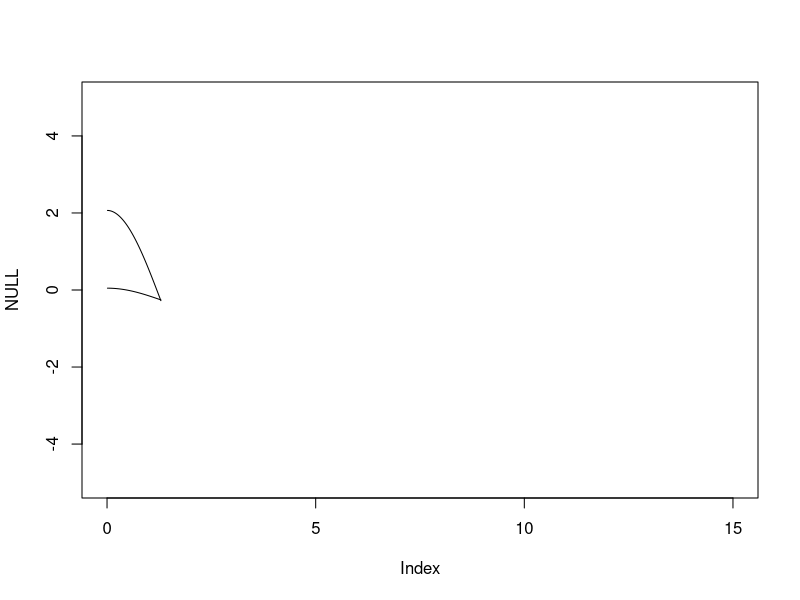
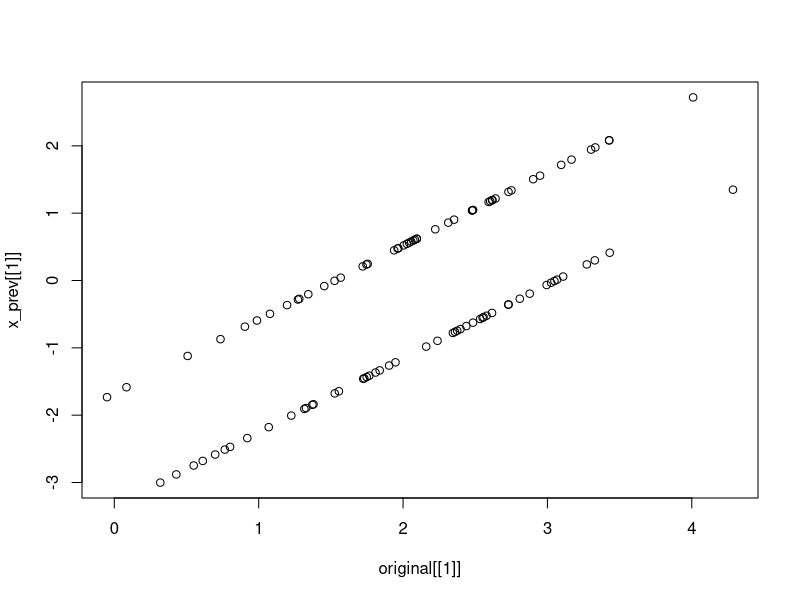

Write R code to recreate these figures, in order.
getparam= function(d, activeNode=1) {
  d1=list()
  c=1
  for (i in 1:length(d)) {
    if(i==activeNode) {d2= d[[i]]}
    if(i!=activeNode) {
      d1[[c]]= d[[i]]
      c=c+1
      }
  }
  
  #d1,d2
  l= length(d1)
  alpha=c()
  beta=c()
  for (i in 1:l) {
    b=sd(d1[[i]],  na.rm=TRUE)/ sd(d2,  na.rm=T)
    a = mean(d1[[i]], na.rm = TRUE) - b*mean(d2, na.rm = TRUE)  
    alpha=c(alpha,a)
    beta=c(beta,b)
  }
  param=list(alpha, beta)
  
  return(param)
}

# kld_base = function(x,y,...){
#   integrand = function(x,y,t){
#     f.x =  approx(density(x)$x,density(x)$y,t)$y
#     f.y =  approx(density(y)$x,density(y)$y,t)$y
#     tmpRatio = f.x *(log2(f.x) - log2(f.y))
#     tmpRatio = ifelse(is.infinite(tmpRatio),0,ifelse(is.na(tmpRatio),0,tmpRatio))
#     return(tmpRatio)
#   }
#   return(stats::integrate(integrand,-Inf,Inf,x = x,y = y,stop.on.error=FALSE)$value)
# }

### 

## Two nodes
### Generate means and SDs of test scores
nodes= 3
## Generate test scores
s1= rnorm(500, 1, 1)
s2= rnorm(100, 2, 2)
s3= rnorm(500, 3, 3)
mu= c(mean(s1), mean(s2), mean(s3))  # mean varies between  0 & 1
sd= c(sd(s1), sd(s2), sd(s3))  # sd varies between  1 & 3
# d= kld_base(s1,s2)

# linlink_12 = getparam(s1,s2) # y=1 x=2 Constants A & B when we are using s2 to predict s1
# linlink_21 = getparam(s2,s1)
#Check: works as predicted 
#s1pred = linlink_12[1] + linlink_12[2]*s2 
#mean(linlink_12[1] + linlink_12[2]*s2) = mean(s1)
# mean(linlink_21[1] + linlink_21[2]*s1) = mean(s2)
# Mean s1 = 0.95, mean s2= 1.92



x<- list(s1,s2, s3) # node positions are mean test scores and sd
original= list(rnorm(100,2,1), rnorm(100), rnorm(100, -3,1))
x=original

v<-cbind(rep(0,100),rep(0,100),rep(0,100)) # this will change when there is force, based on difference in means
e<-matrix(rep(1,9),3,3) # connections between nodes, all nodes are connected here
# k_a<-matrix(c(1,linlink_12[1],linlink_21[1],1), 2,2)
# k_b<-matrix(c(1,linlink_12[2],linlink_21[2],1),2,2)


t<-0
dt<-.01
info<-list()
nodes=3
diff=1
while (t<12) {
  t<-t+dt
  tmp<-list()
  #nodels = length(x[[1]])
  for (i in 1:nodes) {
    edges<-e[i,-i]
  #using equating coefficients as constants doesnt make sense
    # kka<-k_a[i,-i]
    # kkb<-k_b[i,-i]
    kka= getparam(x,i)[[1]]
    kkb= getparam(x,i)[[2]]
    newx = kka + outer(x[[i]], kkb, FUN = "*") #new estimated means from all directions
    del= newx - x[[i]]  #Matrix of length N * nodes, where nodes is connected nodes
    f= del%*%diag(edges)  #Column multiplication
    f= rowMeans(f) # Can weight this by SD or N
    # mean(newx)
    # mean(x[,i])
    # mean(f)
  # direct difference between mean of x does not account for SD of distributions
    #del<-abs(x[[1]][-i]-x[[1]][i]) #No L here 
    # del= abs(newx-x[[1]][i])
    #sign<-x[[1]][i]<x[[1]][-i]
    #del<-ifelse(sign,del,-1*del)
  # Try to minimize KL distance between distributions
    # sign<-mean(x[i])< mean(x[-i])
    # f= sum(d*edges*sign)
    
    #f<-sum(del*sign*edges) #Changing to mean to average effects of two nodes?
    v0<-v[,i]
    
    #f<-f-sign(v0)*0.1*v0^2 #drag  - we can make this a small fraction
    # mean(f)
    a<-f #let's just say m=1 for all nodes. This might change based on sample size or test error as weight
    v1<-v0+dt*a
    v[,i]<-v1 #update velocity
    vl<-(v0+v1)/2 #linear approximation
    x[[i]]<-x[[i]]+vl*dt #update position
    # plot(NULL,xlim=c(-5,5),ylim=c(-1,1),yaxt='n')
    # abline(h=0,col='gray')
    # points(x,rep(0,length(x)),pch=19)
    # for (j in 1:length(x)) segments(x[j],-10,x[j],0,col='gray')
    # text(x,rep(.3,length(x)),1:length(x))
    tmp[[i]]<-c(t,mean(x[[i]]),mean(a))
    # legend("topright",bty='n',legend=as.character(t))
  }
  #x<-x-mean(x) #conservation
  
  info[[as.character(t)]]<-tmp
  m= rbind(unlist(lapply(x,FUN=mean)))
  diff_prev=diff
  diff=0
  for (i in 1:(ncol(m)-1)) {
    diff=diff + abs(m[i]-m[i+1])
  }
  print(diff)
  if(diff>diff_prev & diff_prev<0.01) break
  x_prev=x
}

rbind(unlist(lapply(x,FUN=mean)))
rbind(unlist(lapply(x,FUN=sd)))
rbind(unlist(lapply(x_prev,FUN=mean)))
rbind(unlist(lapply(x_prev,FUN=sd)))


plot(NULL,xlim=c(0,15),ylim=c(-5,5))
for (i in 1:(length(x)-1)) {
  sapply(info,'[[',i)->z
  z<-t(z)
  lines(z[,1],z[,2],type='l')
}

plot(original[[1]],x_prev[[1]])



#####################################################################
#####################################################################
#####################################################################

t<-0
dt<-.01
info<-list()
nodes=3
diff=1
while (t<12) {
  t<-t+dt
  tmp<-list()
  #nodels = length(x[[1]])
  for (i in 1:nodes) {
    edges<-e[i,-i]
    #using equating coefficients as constants doesnt make sense
    # kka<-k_a[i,-i]
    # kkb<-k_b[i,-i]
    kka= getparam(x,i)[[1]]
    kkb= getparam(x,i)[[2]]
    newx = kka + outer(x[[i]], kkb, FUN = "*") #new estimated means from all directions
    del= newx - x[[i]]  #Matrix of length N * nodes, where nodes is connected nodes
    f= del%*%diag(edges)  #Column multiplication
    f= rowMeans(f) # Can weight this by SD or N
    # mean(newx)
    # mean(x[,i])
    # mean(f)
    # direct difference between mean of x does not account for SD of distributions
    #del<-abs(x[[1]][-i]-x[[1]][i]) #No L here 
    # del= abs(newx-x[[1]][i])
    #sign<-x[[1]][i]<x[[1]][-i]
    #del<-ifelse(sign,del,-1*del)
    # Try to minimize KL distance between distributions
    # sign<-mean(x[i])< mean(x[-i])
    # f= sum(d*edges*sign)
    
    #f<-sum(del*sign*edges) #Changing to mean to average effects of two nodes?
    v0<-v[,i]
    f<-f-sign(v0)*0.1*v0^2 #drag  - we can make this a small fraction
    # mean(f)
    a<-f #let's just say m=1 for all nodes. This might change based on sample size or test error as weight
    v1<-v0+dt*a
    v[,i]<-v1 #update velocity
    vl<-(v0+v1)/2 #linear approximation
    x[[i]]<-x[[i]]+vl*dt #update position
    # plot(NULL,xlim=c(-5,5),ylim=c(-1,1),yaxt='n')
    # abline(h=0,col='gray')
    # points(x,rep(0,length(x)),pch=19)
    # for (j in 1:length(x)) segments(x[j],-10,x[j],0,col='gray')
    # text(x,rep(.3,length(x)),1:length(x))
    tmp[[i]]<-c(t,mean(x[[i]]),mean(a))
    # legend("topright",bty='n',legend=as.character(t))
  }
  #x<-x-mean(x) #conservation
  
  info[[as.character(t)]]<-tmp
  m= rbind(unlist(lapply(x,FUN=mean)))
  diff_prev=diff
  diff=0
  for (i in 1:(ncol(m)-1)) {
    diff=diff + abs(m[i]-m[i+1])
  }
  print(diff)
  if(diff>diff_prev & diff_prev<0.01) break
  x_prev=x
}

